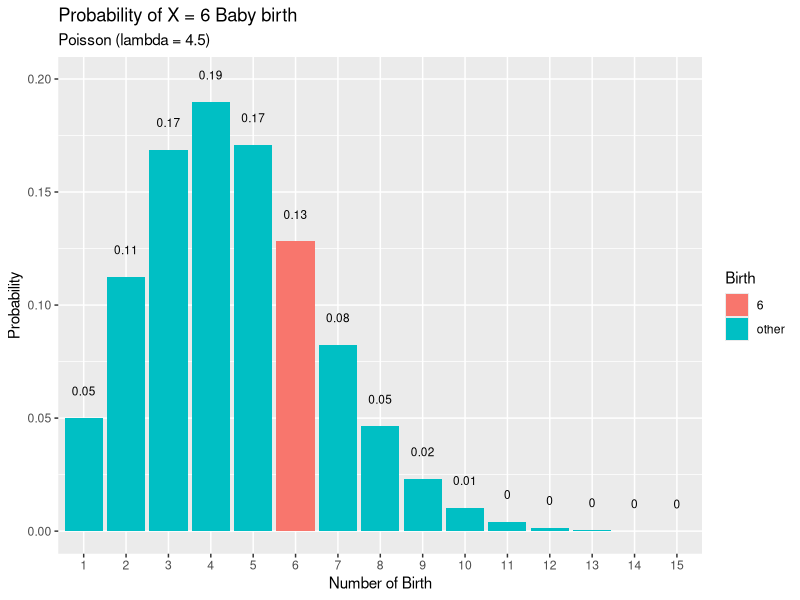

Here is the R script that generated this plot:
library(dplyr)
library(ggplot2)

lambda <- 4.5

# 3.a
x <- 6
p_x <- dpois(x, lambda)
print(p_x)

# 3.b
set.seed(0)
data <- rpois(365, lambda)
sim_p_x <- mean(data == 6)
print(sim_p_x)

x <- 1:15
X <- 6
y <- dpois(x, lambda)
data.frame(x = x, prob = y) %>%
mutate(Birth = ifelse(x == X, X, "other")) %>%
ggplot(aes(x = factor(x), y = prob, fill=Birth)) +
geom_col() +
geom_text(
  aes(label = round(prob,2), y = prob + 0.01),
  position = position_dodge(0.9),
  size = 3,
  vjust = 0
) +
labs(title = "Probability of X = 6 Baby birth",
     subtitle = "Poisson (lambda = 4.5)",
     x = "Number of Birth",
     y = "Probability")

# 3.d
data_mean <- lambda
print(data_mean)

data_variance <- lambda
print(data_variance)
